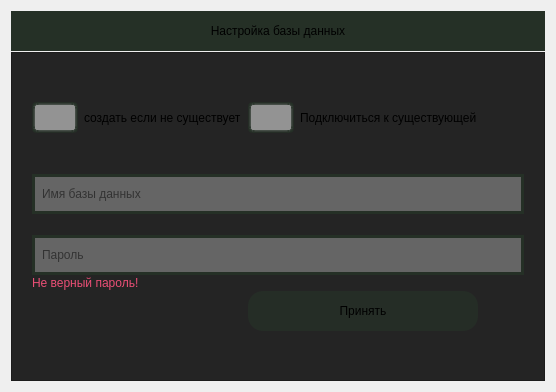
                <widget class="QWidget" name="page_6">
                 <layout class="QVBoxLayout" name="verticalLayout_11">
                  <property name="spacing">
                   <number>1</number>
                  </property>
                  <item>
                   <widget class="QLabel" name="label_8">
                    <property name="minimumSize">
                     <size>
                      <width>0</width>
                      <height>40</height>
                     </size>
                    </property>
                    <property name="maximumSize">
                     <size>
                      <width>16777215</width>
                      <height>40</height>
                     </size>
                    </property>
                    <property name="styleSheet">
                     <string notr="true">font: 14pt &quot;Sans Serif&quot;;
background-color: rgba(37, 48, 38, 1);</string>
                    </property>
                    <property name="text">
                     <string>Настройка базы данных</string>
                    </property>
                    <property name="alignment">
                     <set>Qt::AlignCenter</set>
                    </property>
                   </widget>
                  </item>
                  <item>
                   <widget class="QFrame" name="frame_6">
                    <property name="styleSheet">
                     <string notr="true">background-color: rgba(36, 36, 36, 1);

</string>
                    </property>
                    <property name="frameShape">
                     <enum>QFrame::StyledPanel</enum>
                    </property>
                    <property name="frameShadow">
                     <enum>QFrame::Raised</enum>
                    </property>
                    <layout class="QGridLayout" name="gridLayout">
                     <property name="leftMargin">
                      <number>20</number>
                     </property>
                     <property name="rightMargin">
                      <number>20</number>
                     </property>
                     <property name="verticalSpacing">
                      <number>1</number>
                     </property>
                     <item row="7" column="0">
                      <spacer name="horizontalSpacer_3">
                       <property name="orientation">
                        <enum>Qt::Horizontal</enum>
                       </property>
                       <property name="sizeHint" stdset="0">
                        <size>
                         <width>40</width>
                         <height>20</height>
                        </size>
                       </property>
                      </spacer>
                     </item>
                     <item row="5" column="0" colspan="3">
                      <widget class="QLineEdit" name="db_pass_edit">
                       <property name="minimumSize">
                        <size>
                         <width>0</width>
                         <height>40</height>
                        </size>
                       </property>
                       <property name="styleSheet">
                        <string notr="true">QLineEdit {
background-color: rgba(197, 197, 197, 0.4);
border: 3px   solid rgba(37, 48, 38, 1);	 
padding: 5px;
}</string>
                       </property>
                       <property name="text">
                        <string/>
                       </property>
                       <property name="echoMode">
                        <enum>QLineEdit::Password</enum>
                       </property>
                       <property name="placeholderText">
                        <string>Пароль</string>
                       </property>
                      </widget>
                     </item>
                     <item row="4" column="0" colspan="3">
                      <spacer name="verticalSpacer_15">
                       <property name="orientation">
                        <enum>Qt::Vertical</enum>
                       </property>
                       <property name="sizeType">
                        <enum>QSizePolicy::Minimum</enum>
                       </property>
                       <property name="sizeHint" stdset="0">
                        <size>
                         <width>0</width>
                         <height>20</height>
                        </size>
                       </property>
                      </spacer>
                     </item>
                     <item row="1" column="1">
                      <widget class="QRadioButton" name="radioButton_2">
                       <property name="styleSheet">
                        <string notr="true">QRadioButton {

}

QRadioButton::indicator {
border: 3px solid; 
border-color: rgba(37, 48, 38, 0.7);
width: 40px;
height: 25px;
border-radius: 5px;
}

QRadioButton::indicator::unchecked{ 
border: 3px solid; 
border-color: rgba(37, 48, 38, 0.7);
border-radius: 5px;
background-color: rgba(195, 195, 195, 0.7);
width: 40px;
height: 25px;
}

QRadioButton::indicator::checked{ 
border: 3px solid; 
border-color: rgba(37, 48, 38, 0.9);
border-radius: 6px;
background-color: rgba(255, 131, 23, 0.7);
width: 40px;
height: 25px;
}
</string>
                       </property>
                       <property name="text">
                        <string>Подключиться к существующей</string>
                       </property>
                      </widget>
                     </item>
                     <item row="7" column="1">
                      <widget class="QPushButton" name="pushButton">
                       <property name="minimumSize">
                        <size>
                         <width>200</width>
                         <height>40</height>
                        </size>
                       </property>
                       <property name="styleSheet">
                        <string notr="true">QPushButton{
	font: 12pt &quot;Sans Serif&quot;;
	background-color: rgba(37, 48, 38, 0.7);

border-radius: 15px;
}

QPushButton:hover {
	background-color: rgba(37, 48, 38, 1);
border: 3px   solid rgba(195, 195, 195, 0.7);;
	 
}

QPushButton:pressed {
	background-color: rgba(216, 216, 216, 0.2);
}</string>
                       </property>
                       <property name="text">
                        <string>Принять</string>
                       </property>
                      </widget>
                     </item>
                     <item row="0" column="0" colspan="3">
                      <spacer name="verticalSpacer_9">
                       <property name="orientation">
                        <enum>Qt::Vertical</enum>
                       </property>
                       <property name="sizeType">
                        <enum>QSizePolicy::Minimum</enum>
                       </property>
                       <property name="sizeHint" stdset="0">
                        <size>
                         <width>20</width>
                         <height>40</height>
                        </size>
                       </property>
                      </spacer>
                     </item>
                     <item row="8" column="1">
                      <spacer name="verticalSpacer_8">
                       <property name="orientation">
                        <enum>Qt::Vertical</enum>
                       </property>
                       <property name="sizeHint" stdset="0">
                        <size>
                         <width>20</width>
                         <height>40</height>
                        </size>
                       </property>
                      </spacer>
                     </item>
                     <item row="3" column="0" colspan="3">
                      <widget class="QLineEdit" name="db_login_edit">
                       <property name="minimumSize">
                        <size>
                         <width>0</width>
                         <height>40</height>
                        </size>
                       </property>
                       <property name="styleSheet">
                        <string notr="true">QLineEdit {
background-color: rgba(197, 197, 197, 0.4);
border: 3px   solid rgba(37, 48, 38, 1);	 
padding: 5px;
}</string>
                       </property>
                       <property name="text">
                        <string/>
                       </property>
                       <property name="placeholderText">
                        <string>Имя базы данных</string>
                       </property>
                      </widget>
                     </item>
                     <item row="1" column="0">
                      <widget class="QRadioButton" name="radioButton">
                       <property name="styleSheet">
                        <string notr="true">QRadioButton {

}

QRadioButton::indicator {
border: 3px solid; 
border-color: rgba(37, 48, 38, 0.7);
width: 40px;
height: 25px;
border-radius: 5px;
}

QRadioButton::indicator::unchecked{ 
border: 3px solid; 
border-color: rgba(37, 48, 38, 0.7);
border-radius: 5px;
background-color: rgba(195, 195, 195, 0.7);
width: 40px;
height: 25px;
}

QRadioButton::indicator::checked{ 
border: 3px solid; 
border-color: rgba(37, 48, 38, 0.9);
border-radius: 6px;
background-color: rgba(255, 131, 23, 0.7);
width: 40px;
height: 25px;
}
</string>
                       </property>
                       <property name="text">
                        <string>создать если не существует</string>
                       </property>
                      </widget>
                     </item>
                     <item row="7" column="2">
                      <spacer name="horizontalSpacer_4">
                       <property name="orientation">
                        <enum>Qt::Horizontal</enum>
                       </property>
                       <property name="sizeHint" stdset="0">
                        <size>
                         <width>40</width>
                         <height>20</height>
                        </size>
                       </property>
                      </spacer>
                     </item>
                     <item row="6" column="0">
                      <widget class="QLabel" name="label_16">
                       <property name="styleSheet">
                        <string notr="true">color: rgb(234, 78, 117);</string>
                       </property>
                       <property name="text">
                        <string>Не верный пароль!</string>
                       </property>
                      </widget>
                     </item>
                     <item row="2" column="0" colspan="3">
                      <spacer name="verticalSpacer_16">
                       <property name="orientation">
                        <enum>Qt::Vertical</enum>
                       </property>
                       <property name="sizeType">
                        <enum>QSizePolicy::Minimum</enum>
                       </property>
                       <property name="sizeHint" stdset="0">
                        <size>
                         <width>20</width>
                         <height>40</height>
                        </size>
                       </property>
                      </spacer>
                     </item>
                    </layout>
                   </widget>
                  </item>
                 </layout>
                </widget>
